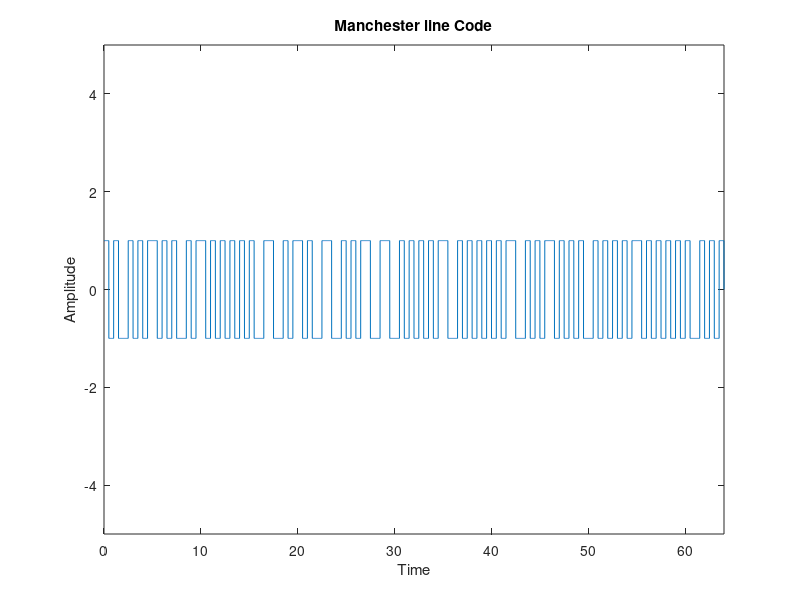
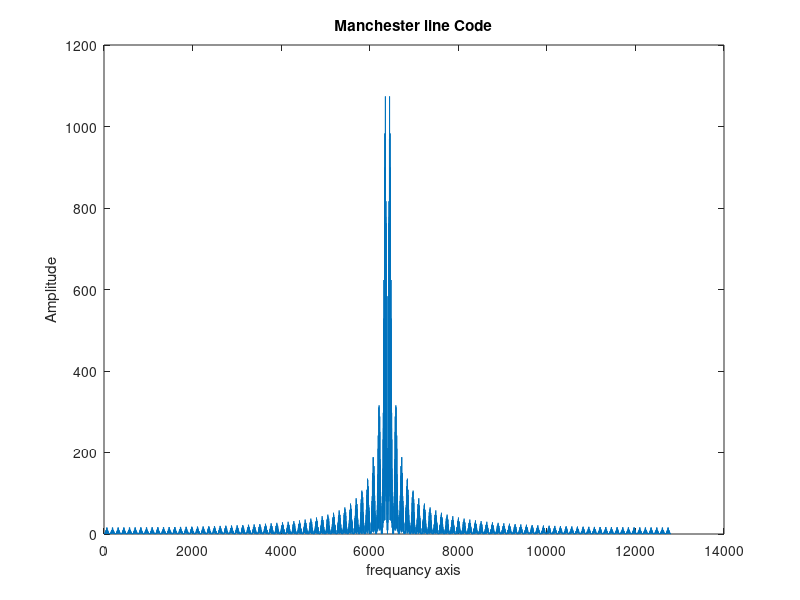

MATLAB code for these plots, in order:
ft=zeros(1,12801);
for k=1:10000
    bitrate=1;
    bits= randi([0 1],1,64);
    T = length(bits)/bitrate; % full time of bit sequence
    n = 200;
    N = n*length(bits);
    dt = T/N;
    t = 0:dt:T;
    x = zeros(1,length(t)); % output signal
    fs=1/dt;
    df=1/(12801*dt);
    f=- (0.5*fs-0.5*df) : df : (0.5*fs -0.5*df) ;
    for i = 0:length(bits)-1
      if bits(i+1) == 1
        x(i*n+1:(i+0.5)*n) = 1;
        x((i+0.5)*n+1:(i+1)*n) = -1;
      else
        x(i*n+1:(i+0.5)*n) = -1;
        x((i+0.5)*n+1:(i+1)*n) = 1;
      end
    end
    M = fftshift (fft (x))*dt ;
    ft=ft+M;
end
figure(1)
plot(t,x);
axis([0 length(bits) -5 5]);xlabel('Time');
ylabel('Amplitude');
title('Manchester line Code')
figure(2)
plot(abs(ft));
xlabel('frequancy axis');
ylabel('Amplitude');
title('Manchester line Code')